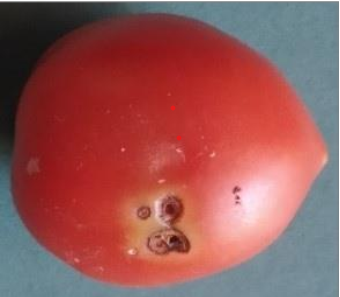
#> input picture python/programing/cachua.png, 340 x 297 px
$ python detect_defective_HSV.py
#> lines starting #> are read from the running program, lines starting #| are printed output that depends on the picture; after the words box and inside, x2 and y2 are one past the last pixel; in counts of white or black regions, pixels touching at a corner belong together
import cv2
import numpy as np

def dao_anh(img):
    return 255-img
def nothing(x):
    pass
# create window
cv2.namedWindow("Tracking")
#Set up demensions of window
cv2.resizeWindow("Tracking",500,400)
#Create trackbar to monitor color
cv2.createTrackbar("LH", "Tracking", 0, 255, nothing)
#> slider 'LH' is set to 51
cv2.createTrackbar("UH", "Tracking", 255, 255, nothing)
cv2.createTrackbar("LS", "Tracking", 0, 255, nothing)
#> slider 'LS' is set to 51
cv2.createTrackbar("US", "Tracking", 255, 255, nothing)
cv2.createTrackbar("LV", "Tracking", 0, 255, nothing)
#> slider 'LV' is set to 51
cv2.createTrackbar("UV", "Tracking", 255, 255, nothing)

while True:
    #read image
    frame = cv2.imread('cachua.png')
#> frame is the input picture: shape (297, 340, 3); mean B, G, R 85.6, 86.5, 151.7
    # convert image BGR to HSV
    hsv = cv2.cvtColor(frame, cv2.COLOR_BGR2HSV)
#> hsv: shape (297, 340, 3); mean H, S, V 49.9, 127.6, 160.2
    # get current demensions of trackbar
    l_h = cv2.getTrackbarPos("LH", "Tracking")
    l_s = cv2.getTrackbarPos("LS", "Tracking")
    l_v = cv2.getTrackbarPos("LV", "Tracking")
    u_h = cv2.getTrackbarPos("UH", "Tracking")
    u_s = cv2.getTrackbarPos("US", "Tracking")
    u_v = cv2.getTrackbarPos("UV", "Tracking")
# thresholding
    l_b = np.array([l_h, l_s, l_v])
    u_b = np.array([u_h, u_s, u_v])
# Return array with 255 = pixels in range, other pixels = 0
    mask = cv2.inRange(hsv, l_b, u_b)
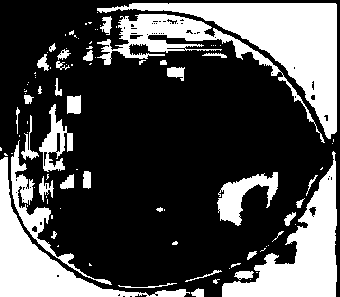
#> mask: shape (297, 340); 30.6% white; 99 white regions (62 under 20 px), largest, box (x1, y1, x2, y2) and area: (97, 3, 337, 139) 9089, (222, 151, 337, 297) 6141, (0, 157, 190, 297) 5412
# Using logic mathematics and to return image
    res = cv2.bitwise_and(frame, frame, mask=mask)
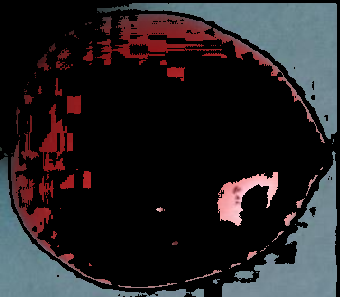
#> res: shape (297, 340, 3); mean B, G, R 36.7, 34.3, 37.3
# Show image
    cv2.imshow("frame", frame)
    cv2.imshow("mask", mask)
    cv2.imshow("res", res)
#Press 0 to exit
    key = cv2.waitKey(1)
#> (key Esc is pressed here)
    if key == 0:
        break
cv2.destroyAllWindows()

$ run again, with python/programing/buoi.png copied over python/programing/cachua.png
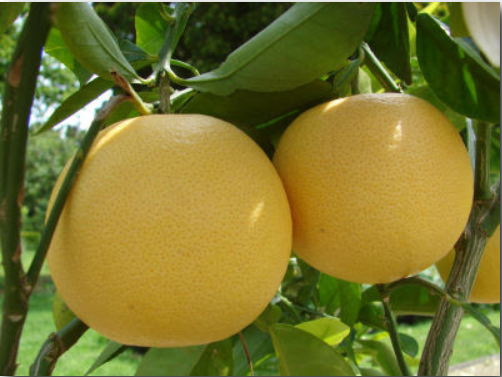
#> input picture python/programing/buoi.png, 502 x 377 px
#> frame is the input picture: shape (377, 502, 3); mean B, G, R 46.1, 116.2, 119.7
#> hsv: shape (377, 502, 3); mean H, S, V 33.4, 174.3, 130.6
#> `mask = cv2.inRange(hsv, l_b, u_b)`:
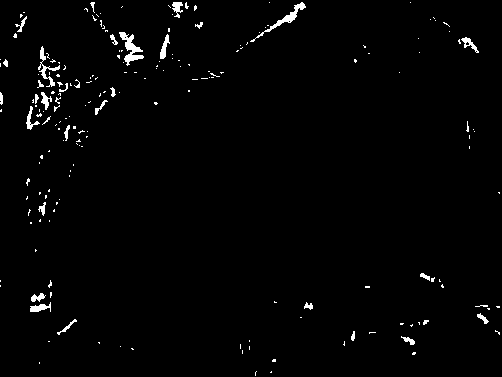
#> mask: shape (377, 502); 1.6% white; 195 white regions (164 under 20 px), largest, box (x1, y1, x2, y2) and area: (119, 32, 144, 66) 319, (250, 2, 306, 42) 273, (38, 46, 60, 87) 205
#> `res = cv2.bitwise_and(frame, frame, mask=mask)`:
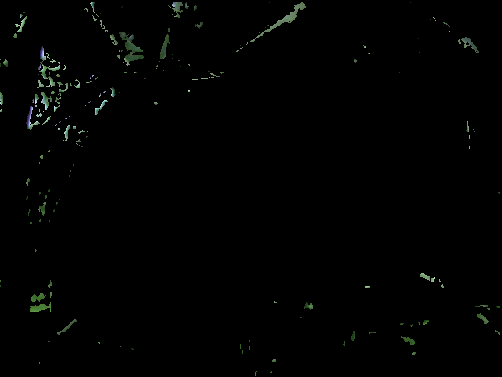
#> res: shape (377, 502, 3); mean B, G, R 1.4, 2, 1.4

$ run again, with python/programing/sanbay.jpg saved as python/programing/cachua.png
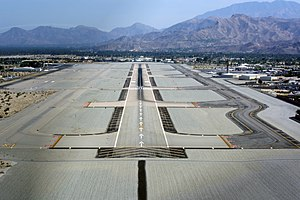
#> input picture python/programing/sanbay.jpg, 300 x 200 px
#> frame is the input picture: shape (200, 300, 3); mean B, G, R 147, 138.9, 130.7
#> hsv: shape (200, 300, 3); mean H, S, V 72.5, 44.8, 151.9
#> `mask = cv2.inRange(hsv, l_b, u_b)`:
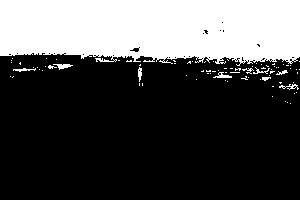
#> mask: shape (200, 300); 30% white; 83 white regions (73 under 20 px), largest, box (x1, y1, x2, y2) and area: (0, 0, 300, 66) 17412, (53, 64, 73, 70) 61, (213, 72, 232, 78) 55
#> `res = cv2.bitwise_and(frame, frame, mask=mask)`:
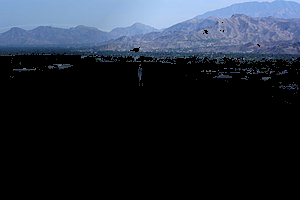
#> res: shape (200, 300, 3); mean B, G, R 51.9, 40.6, 33.5
